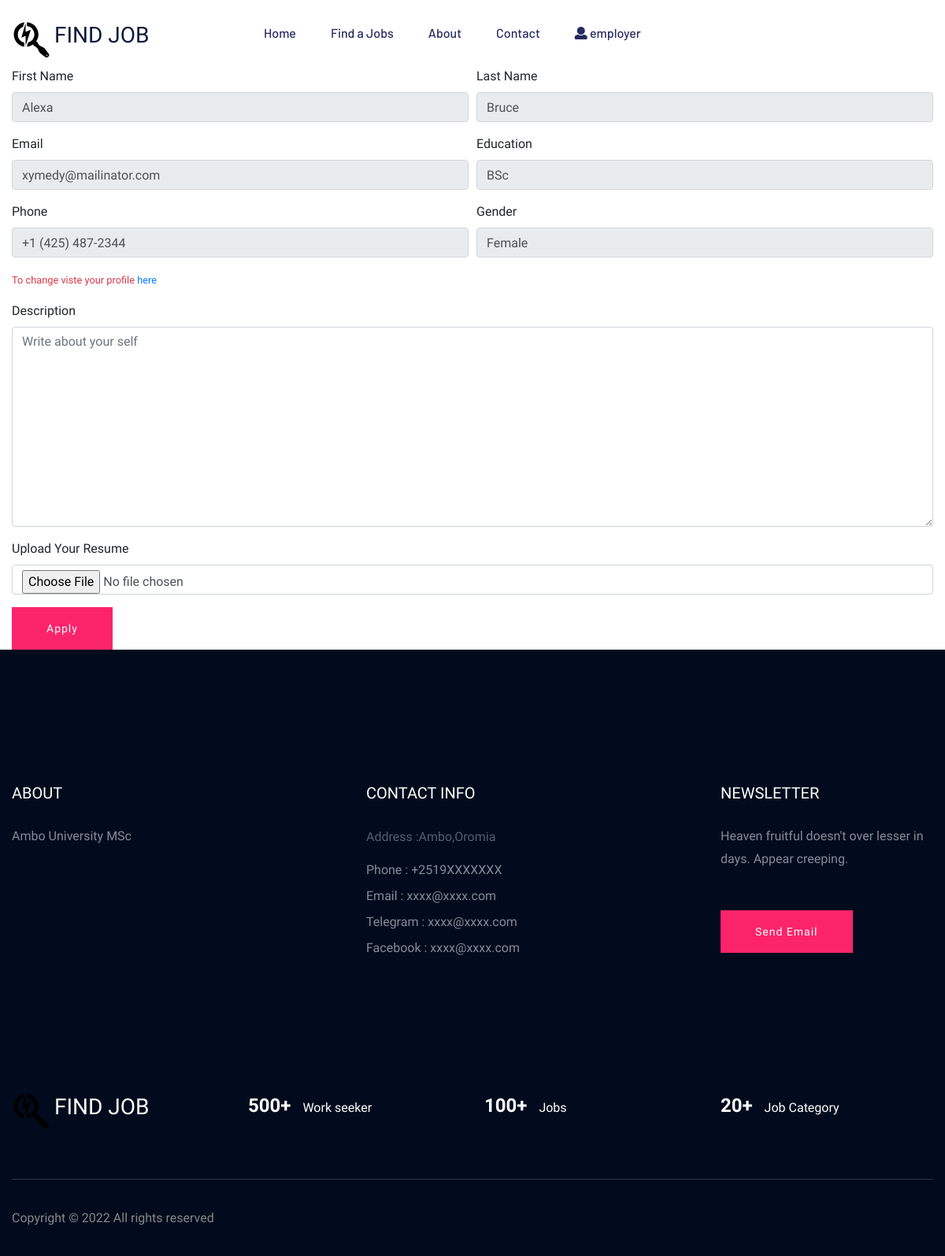
/job-apply/2 (signed in), run on the app's committed database.
### apps/user/models.py (models this page shows, shortened)
class User(AbstractUser):
    gender = models.CharField(max_length=2,choices=GENDER_CHOICES)
    phone = models.CharField(max_length=20)
    region = models.CharField(max_length=30,choices=REGION_CHOICES)
    city = models.CharField(max_length=15,choices=CITY_CHOICE)
    created_at = models.DateTimeField(auto_now_add=True)
    updated_at = models.DateTimeField(auto_now=True)
    user_type = models.CharField(max_length=20,choices=USER_TYPE_CHOICE,default="APPLICANT")
    def is_admin(self):
        return self.user_type=="ADMIN" and self.is_superuser
    def is_employer(self):
        return self.user_type == "EMPLOYEE"

class Applicant(models.Model):
    user = models.OneToOneField(User, on_delete=models.CASCADE)
    education_level = models.CharField(max_length=15,choices=EDUCATIONAL_LEVEL_CHOICES)
    resume = models.FileField(upload_to='./cv',blank=True,null=True)

### apps/jobsearch/views.py (the view, shortened to what this page needs)
# urls.py: path('job-apply/<int:pk>',views.job_apply,name='job-apply'),
@login_required
def job_apply(request, pk):
    job = Job.objects.get(pk=pk)
    application_form = JobApplicationForm()
    context = {
        'job': job,
        'form': application_form
    }
    return render(request, 'jobsearch/job_apply.html', context=context)

### apps/jobsearch/forms.py
class JobApplicationForm(ModelForm):
    class Meta:
        model = Application
        fields = ["about_yourself","resume"]
        widgets={
            'resume': forms.FileInput(
                attrs={"class": "form-control",}),
            'about_yourself': forms.Textarea(
                attrs={"class": "form-control", "placeholder": "Write about your self"}),
        }

### apps/jobsearch/templates/jobsearch/job_apply.html (shortened to what this page needs)
{% extends 'base.html' %} {%block content%}
<div class="container box_1170">
  <form action="{% url 'job-apply' job.id %}" method="post" enctype="multipart/form-data">
    <div class="form-row">
      <div class="form-group col-md-6">
        <label for="first-name">First Name</label>
        <input
          type="text"
          class="form-control"
          name="first-name"
          readonly
          id="first-name"
          placeholder="Enter your Name"
          value="{{user.first_name}}"
        />
      </div>
      <div class="form-group col-md-6">
        <label for="last-name">Last Name</label>
        <input
          type="text"
          class="form-control"
          name="last-name"
          id="last-name"
          readonly
          placeholder="Enter your last name"
          value="{{user.last_name}}"
        />
      </div>
    </div>
    <div class="form-row">
      <div class="form-group col-md-6">
        <label for="email">Email</label>
        <input
          type="email"
          class="form-control"
          id="email"
          readonly
          placeholder="Enter your email"
          value="{{user.email}}"
        />
      </div>
      <div class="form-group col-md-6">
        <label for="education-level">Education</label>
        <input
          type="text"
          class="form-control"
          name="education-level"
          id="education-level"
          readonly
          placeholder="Enter your last name"
          value="{{user.applicant.education_level}}"
        />
    </div>
    </div>
    <div class="form-row">
      <div class="form-group col-md-6">
        <label for="phone">Phone</label>
        <input
          type="text"
          class="form-control"
          id="phone"
          readonly
          placeholder="Enter your Phone number"
          value="{{user.phone}}"
        />
      </div>
      <div class="form-group col-md-6">
        <label for="gender">Gender</label>
        <input
          type="text"
          class="form-control"
          id="gender"
          readonly
          value="{{user.get_gender_display}}"
        />
      </div>
    </div>
    <div class="mb-3">
      <small class="text-danger"> To change viste your profile <a class="text-primary" href="{%url 'update-profile' %}">here</a></small>
    </div>
    <div class="form-group">
      <label for="description">Description</label>
      {{form.about_yourself}}
    </div>
    <div class="form-group">
      <label for="resume">Upload Your Resume</label>
      {{form.resume}}
    </div>
    <button type="submit" class="btn btn-primary">Apply</button>
  </form>
</div>
{% endblock %}

### templates/includes/header.html (shortened to what this page needs)
<header>
  <div class="header-area header-transparrent">
    <div class="headder-top header-sticky">
      <div class="container">
        <div class="row align-items-center">
          <div class="col-lg-3 col-md-2">
            <div class="logo mt-3">
              <a href="{%url 'home' %}">
                <h3 class="d-inline">FIND JOB</h3>
              </a>
            </div>
          </div>
          <div class="col-lg-9 col-md-9">
            <div class="menu-wrapper">
              <div class="main-menu">
                <nav class="d-none d-lg-block">
                  <ul id="navigation">
                    <li><a href="{% url 'home' %}">Home</a></li>
                    <li><a href="{% url 'job-list'%}">Find a Jobs </a></li>
                    <li><a href="{% url 'about'%}">About</a></li>
                    <li><a href="{%url 'contact' %}">Contact</a></li>
                    {%if user.is_authenticated %}
                    <li>
                      <a href="#">
                        <i class="fa fa-user"></i>
                        {{user.username}}
                      </a>
                    </li>
                    {% endif %}
                  </ul>
                </nav>
              </div>
            </div>
          </div>
          <div class="col-12">
          </div>
        </div>
      </div>
    </div>
  </div>
</header>

### data on the page
User: username "employer", first-name "Alexa", last-name "Bruce", email "xymedy@mailinator.com", education-level "BSc", phone "+1 (425) 487-2344", gender "Female"
